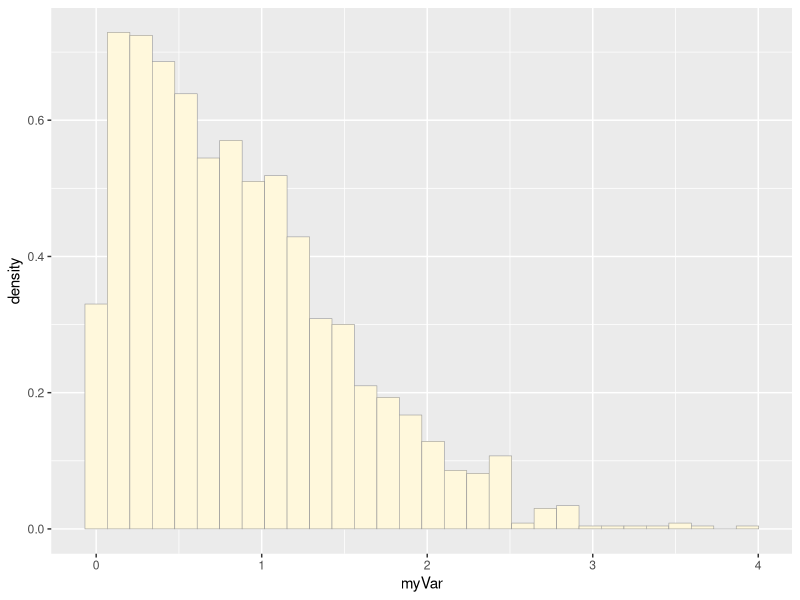
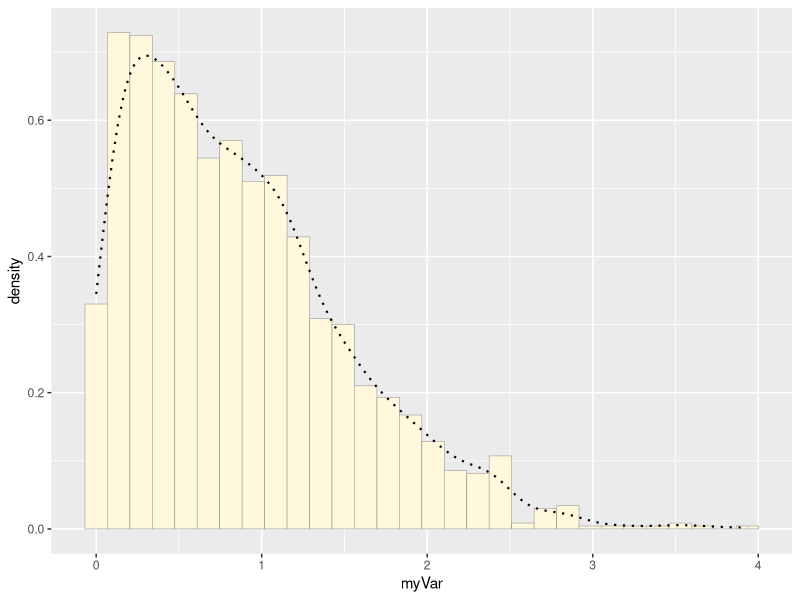
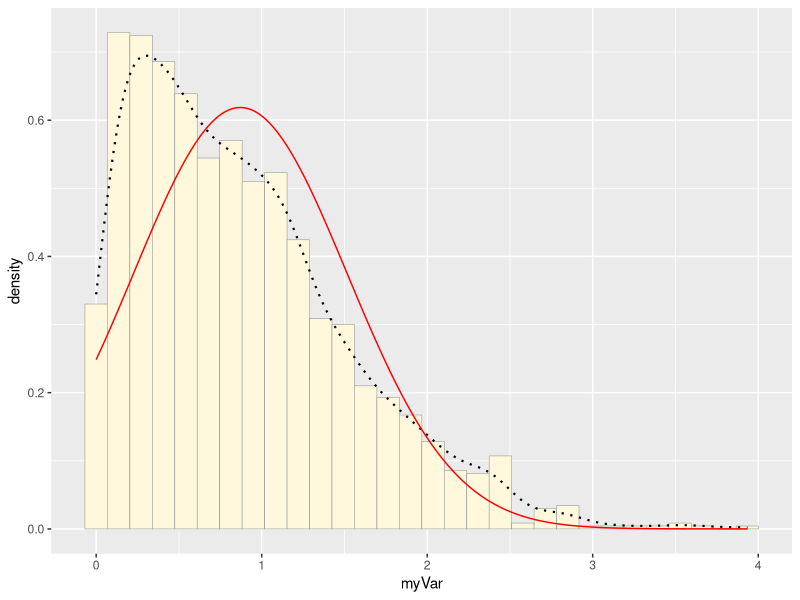
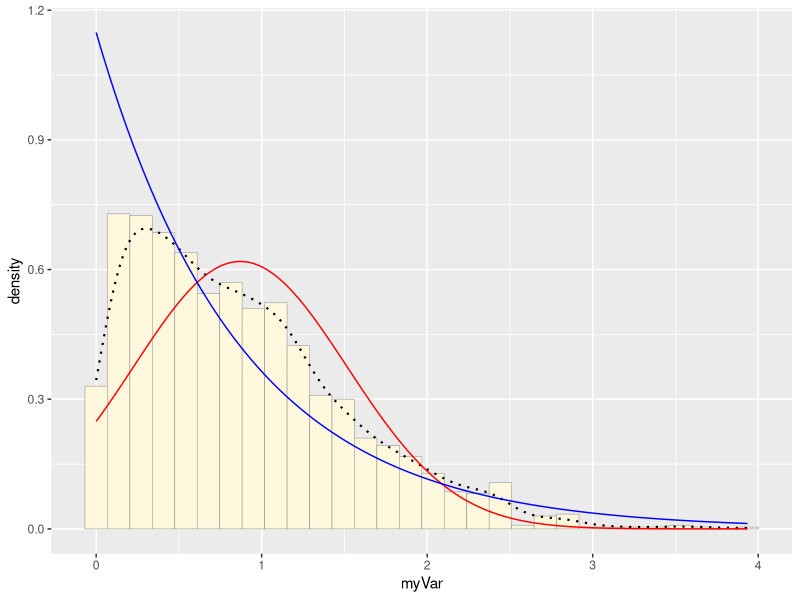
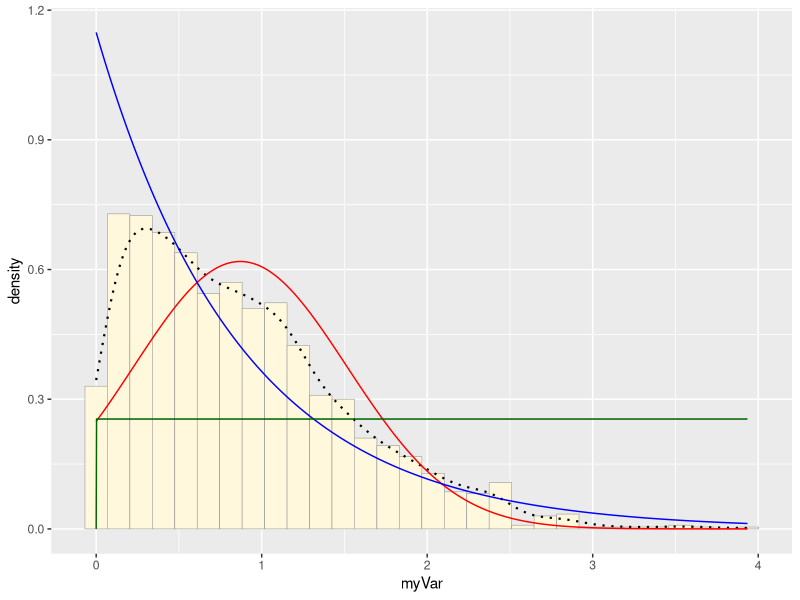
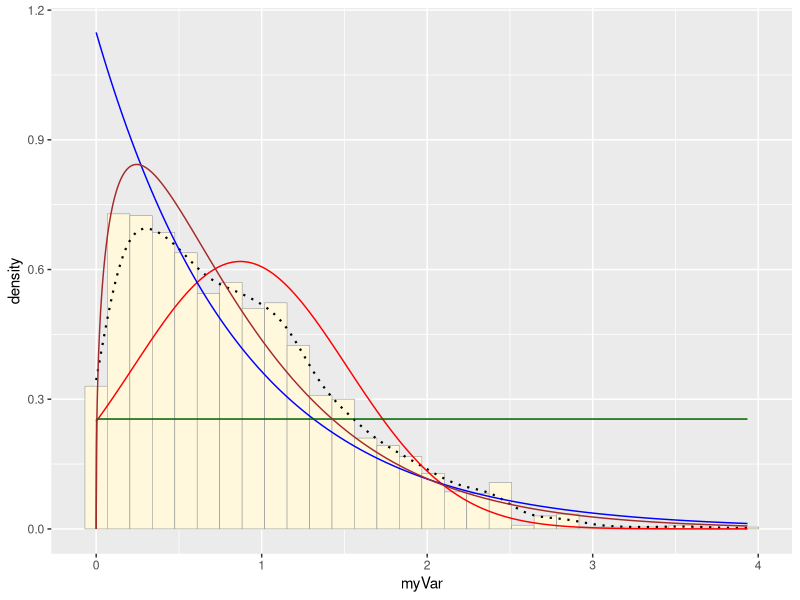
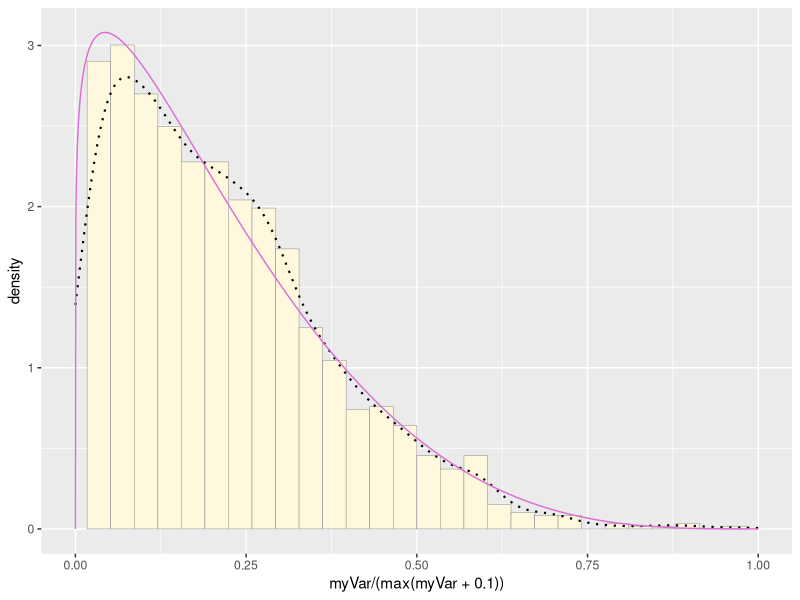
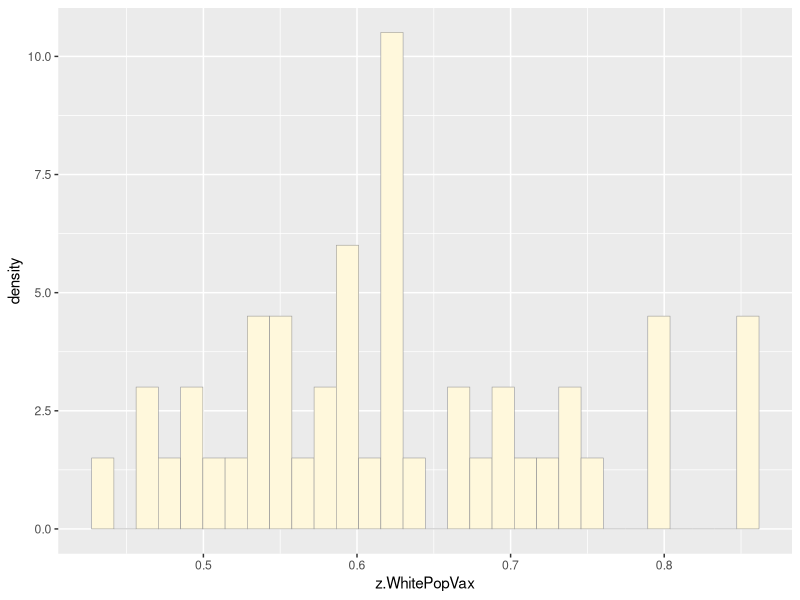

The R source for these figures, in order:
## ---- chunk 1
library(ggplot2) # for graphics
library(MASS) # for maximum likelihood estimation
## ---- chunk 2
# quick and dirty, a truncated normal distribution to work on the solution set

z <- rnorm(n=3000,mean=0.2)
z <- data.frame(1:3000,z)
names(z) <- list("ID","myVar")
z <- z[z$myVar>0,]
str(z)
summary(z$myVar)
## ---- chunk 3
p1 <- ggplot(data=z, aes(x=myVar, y=..density..)) +
  geom_histogram(color="grey60",fill="cornsilk",size=0.2) 
print(p1)
## ---- chunk 4
p1 <-  p1 +  geom_density(linetype="dotted",size=0.75)
print(p1)
## ---- chunk 5
normPars <- fitdistr(z$myVar,"normal")
print(normPars) # provides mean and sd
str(normPars) # is a list of 5
normPars$estimate["mean"] # note structure of getting a named attribute
## ---- chunk 6
meanML <- normPars$estimate["mean"]
sdML <- normPars$estimate["sd"]

xval <- seq(0,max(z$myVar),len=length(z$myVar))

 stat <- stat_function(aes(x = xval, y = ..y..), fun = dnorm, colour="red", n = length(z$myVar), args = list(mean = meanML, sd = sdML))
 p1 + stat
## ---- chunk 7
expoPars <- fitdistr(z$myVar,"exponential")
rateML <- expoPars$estimate["rate"]

stat2 <- stat_function(aes(x = xval, y = ..y..), fun = dexp, colour="blue", n = length(z$myVar), args = list(rate=rateML))
 p1 + stat + stat2
## ---- chunk 8
stat3 <- stat_function(aes(x = xval, y = ..y..), fun = dunif, colour="darkgreen", n = length(z$myVar), args = list(min=min(z$myVar), max=max(z$myVar)))
 p1 + stat + stat2 + stat3
## ---- chunk 9
gammaPars <- fitdistr(z$myVar,"gamma")
shapeML <- gammaPars$estimate["shape"]
rateML <- gammaPars$estimate["rate"]

stat4 <- stat_function(aes(x = xval, y = ..y..), fun = dgamma, colour="brown", n = length(z$myVar), args = list(shape=shapeML, rate=rateML))
 p1 + stat + stat2 + stat3 + stat4
## ---- chunk 10
pSpecial <- ggplot(data=z, aes(x=myVar/(max(myVar + 0.1)), y=..density..)) +
  geom_histogram(color="grey60",fill="cornsilk",size=0.2) + 
  xlim(c(0,1)) +
  geom_density(size=0.75,linetype="dotted")

betaPars <- fitdistr(x=z$myVar/max(z$myVar + 0.1),start=list(shape1=1,shape2=2),"beta")
shape1ML <- betaPars$estimate["shape1"]
shape2ML <- betaPars$estimate["shape2"]

statSpecial <- stat_function(aes(x = xval, y = ..y..), fun = dbeta, colour="orchid", n = length(z$myVar), args = list(shape1=shape1ML,shape2=shape2ML))
pSpecial + statSpecial
## ---- chunk 11
library(ggplot2) # for graphics
library(MASS) # for maximum likelihood estimation
## ---- chunk 12
# load in data
z <- read.table("raw_data.csv",header=TRUE,sep=",")
z <- data.frame(1:46,z$WhitePopVax)
head(z)
str(z)
summary(z)
## ---- chunk 13
p1 <- ggplot(data=z, aes(x=z.WhitePopVax, y=..density..)) +
  geom_histogram(color="grey60",fill="cornsilk",size=0.2) 
print(p1)
## ---- chunk 14
p1 <-  p1 +  geom_density(linetype="dotted",size=0.75)
print(p1)
## ---- chunk 15
normPars <- fitdistr(z$z.WhitePopVax,"normal")
print(normPars) # provides mean and sd
str(normPars) # is a list of 5
normPars$estimate["mean"] # note structure of getting a named attribute
## ---- chunk 16
meanML <- normPars$estimate["mean"]
sdML <- normPars$estimate["sd"]

xval <- seq(0,max(z$z.WhitePopVax),len=length(z$z.WhitePopVax))

stat <- stat_function(aes(x = xval, y = ..y..), fun = dnorm, colour="red", n = length(z$z.WhitePopVax), args = list(mean = meanML, sd = sdML))
 p1 + stat
## ---- chunk 17
expoPars <- fitdistr(z$z.WhitePopVax,"exponential")
rateML <- expoPars$estimate["rate"]

stat2 <- stat_function(aes(x = xval, y = ..y..), fun = dexp, colour="blue", n = length(z$z.WhitePopVax), args = list(rate=rateML))
 p1 + stat + stat2
## ---- chunk 18
stat3 <- stat_function(aes(x = xval, y = ..y..), fun = dunif, colour="darkgreen", n = length(z$z.WhitePopVax), args = list(min=min(z$z.WhitePopVax), max=max(z$z.WhitePopVax)))
p1 + stat + stat2 + stat3
## ---- chunk 19
gammaPars <- fitdistr(z$z.WhitePopVax,"gamma")
shapeML <- gammaPars$estimate["shape"]
rateML <- gammaPars$estimate["rate"]

stat4 <- stat_function(aes(x = xval, y = ..y..), fun = dgamma, colour="brown", n = length(z$z.WhitePopVax), args = list(shape=shapeML, rate=rateML))
 p1 + stat + stat2 + stat3 + stat4
## ---- chunk 20
pSpecial <- ggplot(data=z, aes(x=z.WhitePopVax/(max(z.WhitePopVax + 0.1)), y=..density..)) +
  geom_histogram(color="grey60",fill="cornsilk",size=0.2) + 
  xlim(c(0,1)) +
  geom_density(size=0.75,linetype="dotted")

betaPars <- fitdistr(x=z$z.WhitePopVax/max(z$z.WhitePopVax + 0.1),start=list(shape1=1,shape2=2),"beta")
shape1ML <- betaPars$estimate["shape1"]
shape2ML <- betaPars$estimate["shape2"]

statSpecial <- stat_function(aes(x = xval, y = ..y..), fun = dbeta, colour="orchid", n = length(z$z.WhitePopVax), args = list(shape1=shape1ML,shape2=shape2ML))
pSpecial + statSpecial
## ---- chunk 21
normPars <- fitdistr(z$z.WhitePopVax,"normal")
print(normPars) 

SimData <- rnorm(n=z$X1.46, mean = normPars$estimate["mean"], sd = normPars$estimate["sd"])

SimData <- data.frame(1:46, SimData)

p2 <- ggplot(data=SimData, aes(x=SimData, y=..density..)) +
    geom_histogram(color="grey60",fill="cornsilk",size=0.2) 
 print(p2)
 

gammaPars <- fitdistr(SimData$SimData,"gamma")
shapeML <- gammaPars$estimate["shape"]
rateML <- gammaPars$estimate["rate"]

stat <- stat_function(aes(x = xval, y = ..y..), fun = dgamma, colour="brown", n = length(SimData$SimData), args = list(shape=shapeML, rate=rateML))
 p2 + stat
 
## ---- chunk 22
p1 + stat4
## ---- chunk 23
p2 + stat
